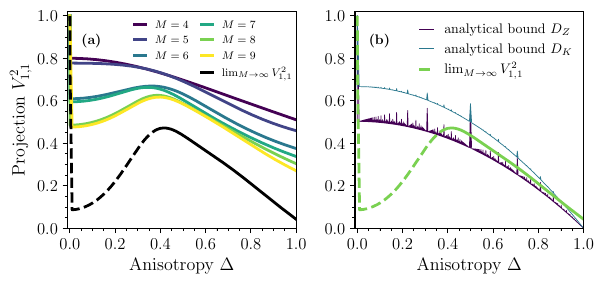

This chart was generated by the following Python code:
import matplotlib.pyplot as plt
import numpy as np
import matplotlib as mpl
from matplotlib.lines import Line2D
from matplotlib.cm import viridis
import matplotlib.ticker as ticker
import os
import re


def reorder_handles(handles, labels):
    # You can reorder manually if needed
    col1 = handles[:3]
    col2 = handles[3:]
    new_handles = []
    new_labels = []
    max_len = max(len(col1), len(col2))
    for i in range(max_len):
        if i < len(col1):
            new_handles.append(col1[i])
            new_labels.append(labels[i])
        if i < len(col2):
            new_handles.append(col2[i])
            new_labels.append(labels[len(col1) + i])
    return new_handles, new_labels


path_to_drude1 = lambda M, d: os.path.join(
    "../data/spin_current_drude/other",
    f"drude_1D_XXZ_M_{M:d}_J_1.0_d_{d}_T_imag_P_odd_Sz_cons_true_spin_op_basis.txt",
)
path_to_drude2 = lambda M, l, m: os.path.join(
    "../data/spin_current_drude/commensurate",
    f"drude_1D_XXZ_M_{M:d}_J_1.0_d_{l}_{m}_T_imag_P_odd_Sz_cons_true_spin_op_basis.txt",
)

files1 = [
    f
    for f in os.listdir("../data/spin_current_drude/other")
    if "drude" in f and "M_8" in f
]
files2 = [
    f
    for f in os.listdir("../data/spin_current_drude/commensurate")
    if "drude" in f and "M_8" in f
]


def latex_plot(scale=1, fontsize=12):
    """Changes the size of a figure and fonts for the publication-quality plots."""
    fig_width_pt = 246.0
    inches_per_pt = 1.0 / 72.27
    golden_mean = (np.sqrt(5.0) - 1.0) / 2.0
    fig_width = fig_width_pt * inches_per_pt * scale
    fig_height = fig_width * golden_mean
    fig_size = [fig_width, fig_height]
    eps_with_latex = {
        "pgf.texsystem": "pdflatex",
        "text.usetex": True,
        "font.family": "serif",
        "font.serif": [],
        "font.sans-serif": [],
        "font.monospace": [],
        "axes.labelsize": fontsize,
        "font.size": fontsize,
        "legend.fontsize": fontsize,
        "xtick.labelsize": 12,
        "ytick.labelsize": 12,
        "figure.figsize": fig_size,
    }
    mpl.rcParams.update(eps_with_latex)


latex_plot(scale=1, fontsize=12)
legend_fontsize = 8
label_fontsize = 13
text_fontsize = 10
tick_fontsize = 14

fig, axs = plt.subplots(1, 2, figsize=(6.2, 3))
ax = axs[0]

# ========================= (a) drude vs delta for diffefrent M =========================

deltas1 = []
filenames1 = []
for fname in files1:
    m = re.search(r"d_([0-9.]+)_T", fname)
    if m:
        deltas1.append(float(m.group(1)))
        filenames1.append(path_to_drude1(8, float(m.group(1))))

# Extract two integers next to d_ from files2
lm_pairs2 = []
filenames2 = []

all_deltas = np.hstack([deltas1, [np.abs(np.cos(np.pi * l / m)) for l, m in lm_pairs2]])
all_filenames = np.hstack([filenames1, filenames2])
idx = np.argsort(all_deltas)
all_deltas = np.array(all_deltas)[idx]
all_filenames = np.array(all_filenames)[idx]

Ms = [4, 5, 6, 7, 8, 9]
colors = viridis(np.linspace(0, 1, len(Ms)))
vals = np.zeros((len(Ms), len(all_deltas), 3))

for i, M in enumerate(Ms):
    for j, fname in enumerate(all_filenames):
        new_filename = fname.replace("M_8", f"M_{M}")
        try:
            data = np.abs(np.loadtxt(new_filename)) ** 2
            data = np.sort(data)
            if isinstance(data, float):
                vals[i, j, 0] = data
                vals[i, j, 1] = np.nan
                vals[i, j, 2] = np.nan
            else:
                if i <= 1:
                    vals[i, j, 0] = data[-1]
                    vals[i, j, 1] = data[-2]
                    vals[i, j, 2] = np.nan
                else:
                    vals[i, j, 0] = data[-1]
                    vals[i, j, 1] = data[-2]
                    vals[i, j, 2] = data[-3]
        except FileNotFoundError:
            print(f"File not found: {new_filename}")
            vals[i, j, 0] = np.nan
            vals[i, j, 1] = np.nan
            vals[i, j, 2] = np.nan
    if M == 9:
        # For M==9, linearly interpolate over all_deltas to fill NaNs in vals[i, :, :]
        for k in range(vals.shape[2]):
            y = vals[i, :, k]
            valid = ~np.isnan(y)
            if valid.sum() > 1:
                vals[i, :, k] = np.interp(all_deltas, all_deltas[valid], y[valid])

    if M <= 9:
        ax.plot(
            all_deltas,
            vals[i, :, 0],
            label=rf"$M = {M}$",
            linewidth=2.0,
            linestyle="-",
            color=colors[i],
        )


ax.set_xlabel(r"Anisotropy $\Delta$", fontsize=label_fontsize)
ax.set_ylabel(r"Projection $V^2_{1,1}$", fontsize=label_fontsize)

ax.set_xlim(-0.01, 1.0)
ax.set_ylim(0.0, 1.02)
ax.text(0.06, 0.85, r"\textbf{(a)}", fontsize=text_fontsize, transform=ax.transAxes)

ax.set_xticks([0.0, 0.2, 0.4, 0.6, 0.8, 1.0])
ax.minorticks_on()


# #========================== (b) extrapolated drude =========================

ax2 = axs[1]
mmmax = 201
comm_deltas = [
    np.abs(np.cos(np.pi * l / m))
    for l in np.arange(1, mmmax, 1)
    for m in np.arange(2, mmmax, 1)
]

Dk = lambda l, m: (m / (2 * (m - 1))) * np.sin(np.pi * l / m) ** 2
Dz = lambda l, m: (np.sin(np.pi * l / m) / np.sin(np.pi / m)) ** 2 * (
    1 - m / (2 * np.pi) * np.sin(2 * np.pi / m)
)
Dk_vals = [Dk(l, m) for l in np.arange(1, mmmax, 1) for m in np.arange(2, mmmax, 1)]
Dz_vals = [Dz(l, m) for l in np.arange(1, mmmax, 1) for m in np.arange(2, mmmax, 1)]
comm_idx = np.argsort(comm_deltas)
comm_deltas = np.array(comm_deltas)[comm_idx]
Dk_vals = np.array(Dk_vals)[comm_idx]
Dz_vals = np.array(Dz_vals)[comm_idx]
ax2.plot(
    comm_deltas,
    Dk_vals,
    linestyle="-",
    linewidth=0.5,
    color=colors[0],
    label=r"analytical bound $D_Z$",
)
ax2.plot(
    comm_deltas,
    Dz_vals,
    linestyle="-",
    linewidth=0.5,
    color=colors[2],
    label=r"analytical bound $D_K$",
)
# Extrapolate vals as a linear function of 1/M for each delta
extrapolated_vals = np.zeros((len(all_deltas), 3))
for j in range(len(all_deltas)):
    M_to_fit = np.array([5, 6, 7, 8, 9])
    M_idx = np.array([np.where(Ms == m)[0][0] for m in M_to_fit])
    inv_Ms = 1 / np.array(Ms)[M_idx]
    y = vals[M_idx, j, 0]
    # Linear fit: y = a * (1/M) + b
    coeffs = np.polyfit(inv_Ms, y, 1)
    extrapolated_vals[j, 0] = coeffs[1]


extrapolated_vals = np.array(extrapolated_vals)
neg_idx = extrapolated_vals < 0
extrapolated_vals[neg_idx] = 0.0

idx1 = all_deltas < 0.4
idx2 = all_deltas > 0.4
ax.plot(
    all_deltas[idx1],
    extrapolated_vals[idx1, 0],
    linestyle="--",
    linewidth=2.0,
    color="black",
)
ax.plot(
    all_deltas[idx2],
    extrapolated_vals[idx2, 0],
    linestyle="-",
    linewidth=2.0,
    color="black",
    label=r"$\lim_{M \to \infty} V_{1,1}^2$",
)
ax.legend(
    loc="upper right", fontsize=legend_fontsize, frameon=False, handlelength=1, ncol=2
)
handles = ax.get_legend_handles_labels()[0]
labels = ax.get_legend_handles_labels()[1]
# Separate into two lists
handles_col1 = handles[:3]
labels_col1 = labels[:3]

handles_col2 = handles[3:]
labels_col2 = labels[3:]


# Create two separate legends
leg1 = ax.legend(
    handles_col1,
    labels_col1,
    loc="upper right",
    bbox_to_anchor=(0.55, 0.98),
    borderaxespad=0.0,
    handlelength=1,
    frameon=False,
    fontsize = legend_fontsize,
)
leg2 = ax.legend(
    handles_col2,
    labels_col2,
    loc="upper right",
    bbox_to_anchor=(1, 0.98),
    borderaxespad=0.0,
    handlelength=1,
    frameon=False,
    fontsize = legend_fontsize,
)

# Add both legends
ax.add_artist(leg1)

ax2.plot(
    all_deltas[idx1],
    extrapolated_vals[idx1, 0],
    linestyle="--",
    linewidth=2.0,
    color=colors[4],
    label=r"$\lim_{M \to \infty} V_{1,1}^2$",
)
ax2.plot(
    all_deltas[idx2],
    extrapolated_vals[idx2, 0],
    linestyle="-",
    linewidth=2.0,
    color=colors[4],
)

ax2.set_xlabel(r"Anisotropy $\Delta$", fontsize=label_fontsize)
ax2.set_xlim(-0.01, 1.0)
ax2.set_ylim(0.0, 1.02)
ax2.text(0.06, 0.85, r"\textbf{(b)}", fontsize=text_fontsize, transform=ax2.transAxes)
ax2.set_xticks([0.0, 0.2, 0.4, 0.6, 0.8, 1.0])
ax2.minorticks_on()
ax2.legend(loc="best", fontsize=legend_fontsize+2, frameon=False, handlelength=1)
plt.tight_layout()
plt.savefig("figB2.pdf", bbox_inches="tight")
